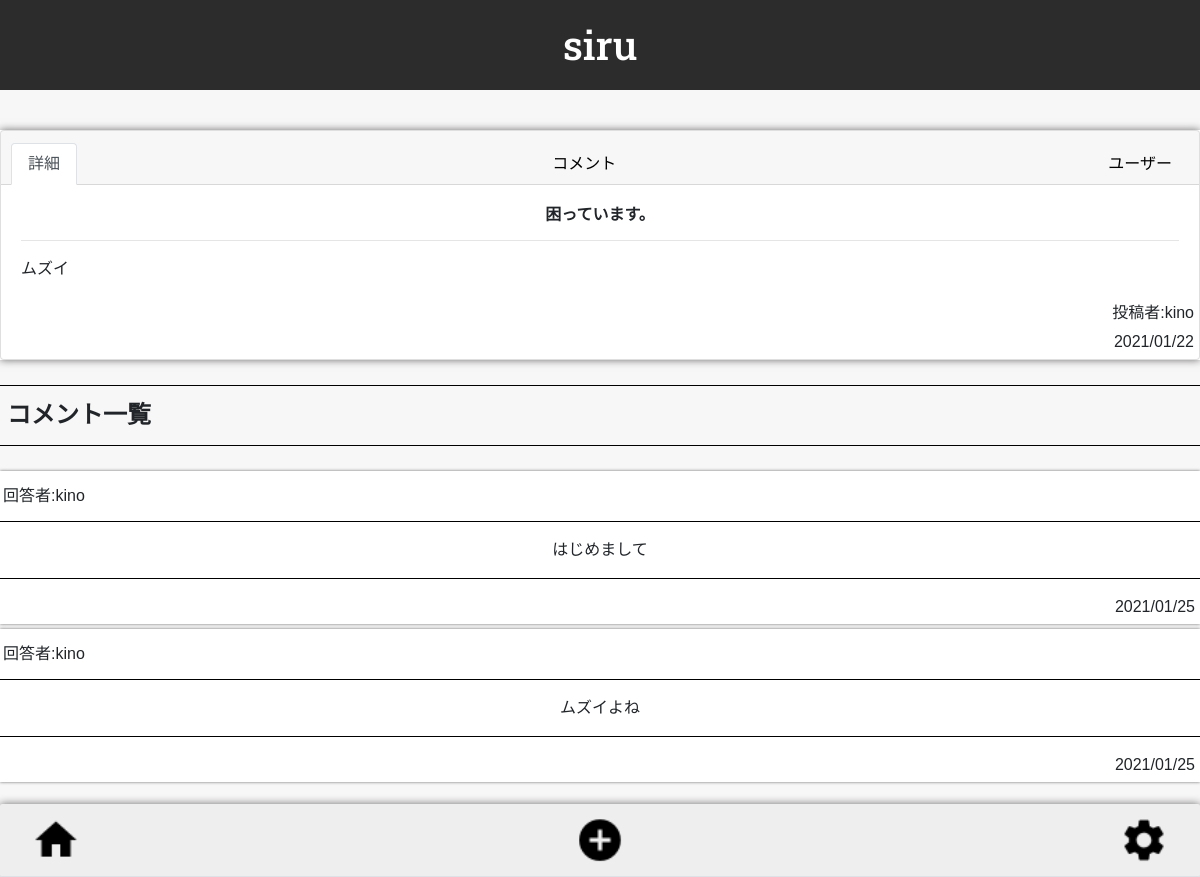
The app's page /post/1/ with its own data.
### post/models.py (models this page shows, shortened)
class Post(models.Model):
    author=models.ForeignKey(User,verbose_name='ユーザー',on_delete=models.SET_DEFAULT,default='退会済みのユーザー')
    title=models.CharField(max_length=100,verbose_name='タイトル',blank=False,null=False)
    text=models.TextField(max_length=2000,verbose_name='テキスト',blank=False,null=False)
    time=models.DateTimeField(verbose_name='投稿日',default=timezone.now)

class Comment(models.Model):
    target=models.ForeignKey(Post,verbose_name='該当の投稿',on_delete=models.CASCADE)
    author=models.ForeignKey(User,verbose_name='ユーザー',on_delete=models.SET_DEFAULT,default='退会済みのユーザー')
    text=models.TextField(verbose_name='コメント')
    time=models.DateTimeField(verbose_name='回答日',default=timezone.now)

### accounts/models.py (models this page shows, shortened)
class User(AbstractBaseUser, PermissionsMixin):
    email = models.EmailField(max_length=254, unique=True)
    name = models.CharField(max_length=50, null=True, blank=True)
    username= models.CharField(max_length=30, null=False, blank=True)
    profile = models.TextField(max_length=300, null=False, blank=True)
    is_staff = models.BooleanField(default=False)
    is_superuser = models.BooleanField(default=False)
    is_active = models.BooleanField(default=True)
    last_login = models.DateTimeField(null=True, blank=True)
    date_joined = models.DateTimeField(auto_now_add=True)
    USERNAME_FIELD = 'email'
    EMAIL_FIELD = 'email'
    REQUIRED_FIELDS = []
    objects = UserManager()
    def __str__(self):
                return self.username

### post/views.py (the view)
# urls.py: path('post/<int:pk>/',views.PostDetailView.as_view(),name='detail'),
class PostDetailView(DetailView):#投稿の詳細
    template_name = 'post/post_detail.html'
    model = Post

### post/templates/post/post_detail.html
{% extends 'siru/base.html' %}
{% load static %}
{% block body %}
<section class="post_detail_section">
<div class="card text-center bg-white">
  <div class="card-header">
    <ul class="nav nav-tabs card-header-tabs">
      <li class="nav-item">
          <a class="nav-link active" href="{% url 'detail' post.id %}">詳細</a>
      </li>
      <li class="nav-item">
        <a class="nav-link" href="{% url 'comment' post.id %}">コメント</a>
      </li>
      <li class="nav-item">
        <a class="nav-link " href="#">ユーザー</a>
      </li>
    </ul>
  </div>
  <div class="card-body">
    <h4 class="card-title">{{ post.title }}</h4>
      <hr>
    <p class="card-text">{{ post.text }}</p>
  </div>
    <p class="card-author">投稿者:{{ post.author }}</p>
    <p class="card-time">{{ post.time|date:'Y/m/d' }}</p>
</div>
</section>
     <hr color="black" class="new_hr_top">
<h4 class="comment_list">コメント一覧</h4>
        <hr color="black" class="new_hr_bottom">
{% for comment in post.comment_set.all %}
    <div class="comment_contents">
    <h6 class="comment_author">回答者:{{ comment.author }}</h6>
    <hr color="black">
    <p class="comment_text_list">{{ comment.text }}</p>
        <hr color="black">
    <p class="comment_time">{{ comment.time|date:'Y/m/d'  }}</p>
    </div>
{% endfor %}
<footer>
<div class="fixed-bottom">
<nav class="footerNav" >
  <div class="nav nav-tabs" id="nav-tab" role="tablist">
   <a class="nav-link" id="nav-home-tab" href="{% url 'home' %}" role="tab" ><img class="nav_img" src="{% static 'img/home.png' %}" alt="ホーム"></a>
   <a class="nav-link" id="nav-add-tab"  href="{% url 'create' %}" ><img class="nav_img" src="{% static 'img/add.png' %}" alt="投稿"></a>
    <a class="nav-link" id="nav-set-tab" href="{% url 'set' %}" ><img class="nav_img" src="{% static 'img/set.png' %}" alt="設定"></a>
  </div>
</nav>
</div>
</footer>
{% endblock body %}

### static/css/main.css (style rules this page uses)
body { height: 100vh; width: 100%; margin: 0; padding: 0; font-family: 'Sawarabi Mincho', sans-serif; background: #f8f7f7; }
footer { height: 90px; }
a { color: black; }
.nav { justify-content: space-between; height: 100%; }
.nav_img { width: 50px; height: 50px; margin-left: 20px; margin-right: 20px; }
.footerNav { background: #eeeeee; padding: 0; width: 100%; border-radius: 2px; box-shadow: 0 0 8px #6d6c6c; margin-top: 10px; margin-bottom: 0; }
#nav-tab a { padding: 10px; }
.new_hr_top { margin-top: 25px; margin-bottom: 15px; }
.new_hr_bottom { margin-top: 15px; margin-bottom: 25px; }
.card-title { font-weight: bolder; font-size: 16px; }
.card-author { text-align: right; margin-right: 5px; margin-bottom: 5px; }
.card-text { text-align: left; margin-bottom: 30px; }
.card-time { text-align: right; margin-right: 5px; margin-bottom: 5px; }
.post_detail_section { margin-top: 40px; background: #ffffff; box-shadow: 0 0 8px #6d6c6c; }
.comment_list { font-family: 'Sawarabi Mincho', sans-serif; margin-left: 7px; font-weight: bolder; }
.comment_contents { background: #ffffff; width: 100%; height: auto; box-shadow: 0 0 3px #6d6c6c; }
.comment_author { padding-top: 15px; padding-left: 3px; font-size: 16px; }
.comment_text_list { text-align: center; margin: 0; }
.comment_time { margin-bottom:5px; text-align: right; padding-right: 5px; padding-bottom: 5px; }

### records on screen
Post: title "困っています。", text "ムズイ", author "kino", time "2021/01/22"
Comment: author "kino", text "はじめまして", time "2021/01/25"
Comment: author "kino", text "ムズイよね", time "2021/01/25"
